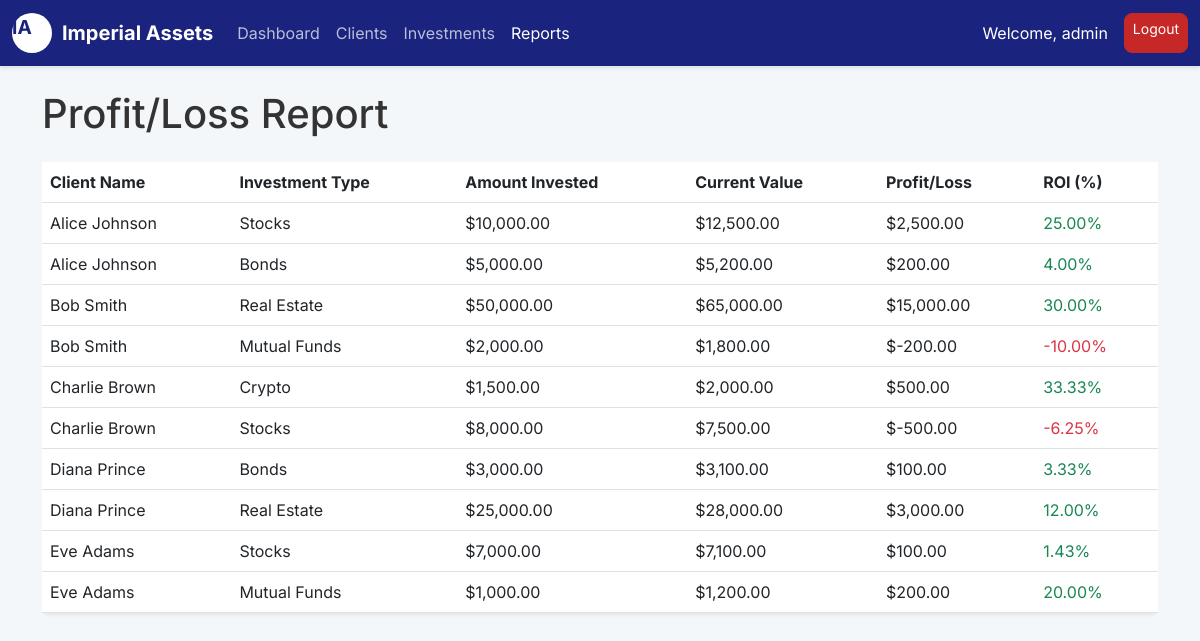
Screenshot of /html/reports.php (signed in) with the database file from the repository.
### tables this page shows
CREATE TABLE `investments` (
  `investment_id` int(11) NOT NULL AUTO_INCREMENT,
  `client_id` int(11) NOT NULL,
  `investment_type` varchar(255) NOT NULL,
  `amount_invested` decimal(10,2) NOT NULL,
  `current_value` decimal(10,2) NOT NULL,
  `date_invested` date NOT NULL,
  PRIMARY KEY (`investment_id`),
  FOREIGN KEY (`client_id`) REFERENCES `clients`(`client_id`) ON DELETE CASCADE
);

CREATE TABLE `clients` (
  `client_id` int(11) NOT NULL AUTO_INCREMENT,
  `name` varchar(255) NOT NULL,
  `contact` varchar(20) DEFAULT NULL,
  `email` varchar(255) NOT NULL,
  `joined_date` date NOT NULL,
  PRIMARY KEY (`client_id`)
);

### html/reports.php (the view, shortened to what this page needs)
<!DOCTYPE html>
<html lang="en">
<head>
    <link href="https://cdn.jsdelivr.net/npm/bootstrap@5.3.0-alpha1/dist/css/bootstrap.min.css" rel="stylesheet">
    <link rel="stylesheet" href="../css/style.css">
</head>
<body>
    <nav class="navbar navbar-expand-lg navbar-dark sticky-top">
        <div class="container-fluid">
            <a class="navbar-brand d-flex align-items-center" href="#">
                <span class="logo-placeholder d-inline-block">IA</span>
                Imperial Assets
            </a>
            <div class="collapse navbar-collapse" id="navbarNav">
                <ul class="navbar-nav me-auto mb-2 mb-lg-0">
                    <li class="nav-item">
                        <a class="nav-link" href="dashboard.php">Dashboard</a>
                    </li>
                    <li class="nav-item">
                        <a class="nav-link" href="clients.php">Clients</a>
                    </li>
                    <li class="nav-item">
                        <a class="nav-link" href="investments.php">Investments</a>
                    </li>
                    <li class="nav-item">
                        <a class="nav-link active" href="reports.php">Reports</a>
                    </li>
                </ul>
                <div class="d-flex">
                    <span class="navbar-text me-3 text-white">Welcome, <?php echo $_SESSION['username']; ?></span>
                    <a class="btn btn-danger btn-sm" href="../php/logout.php">Logout</a>
                </div>
            </div>
        </div>
    </nav>
    <div class="container mt-4">
        <h1 class="mb-4">Profit/Loss Report</h1>
        <div class="table-responsive">
            <table class="table table-hover bg-white rounded-3 shadow-sm">
                <thead>
                    <tr>
                        <th>Client Name</th>
                        <th>Investment Type</th>
                        <th>Amount Invested</th>
                        <th>Current Value</th>
                        <th>Profit/Loss</th>
                        <th>ROI (%)</th>
                    </tr>
                </thead>
                <tbody>
                    <?php
                    include '../php/db.php';
                    $sql = "SELECT i.investment_type, i.amount_invested, i.current_value, c.name AS client_name FROM investments i JOIN clients c ON i.client_id = c.client_id";
                    $result = $conn->query($sql);
                    while ($row = $result->fetch_assoc()):
                    $profitLoss = $row['current_value'] - $row['amount_invested'];
                    $roi = ($row['amount_invested'] > 0) ? ($profitLoss / $row['amount_invested']) * 100 : 0;
                    ?>
                    <tr>
                        <td><?php echo $row['client_name']; ?></td>
                        <td><?php echo $row['investment_type']; ?></td>
                        <td>$<?php echo number_format($row['amount_invested'], 2); ?></td>
                        <td>$<?php echo number_format($row['current_value'], 2); ?></td>
                        <td>$<?php echo number_format($profitLoss, 2); ?></td>
                        <td class="<?php echo ($roi >= 0) ? 'text-success' : 'text-danger'; ?>"><?php echo number_format($roi, 2); ?>%</td>
                    </tr>
                    <?php endwhile; $conn->close(); ?>
                </tbody>
            </table>
        </div>
    </div>
</body>
</html>

### css/style.css (style rules this page uses)
body { font-family: 'Inter', sans-serif; background-color: #f4f7f9; color: #333; }
.navbar { background-color: #1a237e; box-shadow: 0 2px 4px rgba(0,0,0,.1); }
.navbar-brand { color: #ffffff !important; font-weight: 700; }
.nav-link { color: rgba(255, 255, 255, 0.7) !important; transition: color 0.3s ease; }
.nav-link:hover, .nav-link.active { color: #ffffff !important; }
.btn-danger { background-color: #c62828; border-color: #c62828; border-radius: 8px; }
.logo-placeholder { width: 40px; height: 40px; background-color: #ffffff; border-radius: 50%; display: flex; align-items: center; justify-content: center; color: #1a237e; font-weight: bold; font-size: 1.2rem; margin-right: 10px; }

### rows the page displays
investments: client.name "Alice Johnson", investment_type "Stocks", amount_invested "10,000.00", current_value "12,500.00", profitLoss "2,500.00", roi "25.00"
investments: client.name "Alice Johnson", investment_type "Bonds", amount_invested "5,000.00", current_value "5,200.00", profitLoss "200.00", roi "4.00"
investments: client.name "Bob Smith", investment_type "Real Estate", amount_invested "50,000.00", current_value "65,000.00", profitLoss "15,000.00", roi "30.00"
investments: client.name "Bob Smith", investment_type "Mutual Funds", amount_invested "2,000.00", current_value "1,800.00", profitLoss "-200.00", roi "-10.00"
investments: client.name "Charlie Brown", investment_type "Crypto", amount_invested "1,500.00", current_value "2,000.00", profitLoss "500.00", roi "33.33"
investments: client.name "Charlie Brown", investment_type "Stocks", amount_invested "8,000.00", current_value "7,500.00", profitLoss "-500.00", roi "-6.25"
investments: client.name "Diana Prince", investment_type "Bonds", amount_invested "3,000.00", current_value "3,100.00", profitLoss "100.00", roi "3.33"
investments: client.name "Diana Prince", investment_type "Real Estate", amount_invested "25,000.00", current_value "28,000.00", profitLoss "3,000.00", roi "12.00"
investments: client.name "Eve Adams", investment_type "Stocks", amount_invested "7,000.00", current_value "7,100.00", profitLoss "100.00", roi "1.43"
investments: client.name "Eve Adams", investment_type "Mutual Funds", amount_invested "1,000.00", current_value "1,200.00", profitLoss "200.00", roi "20.00"

### other values shown
$_SESSION['username'] "admin"
